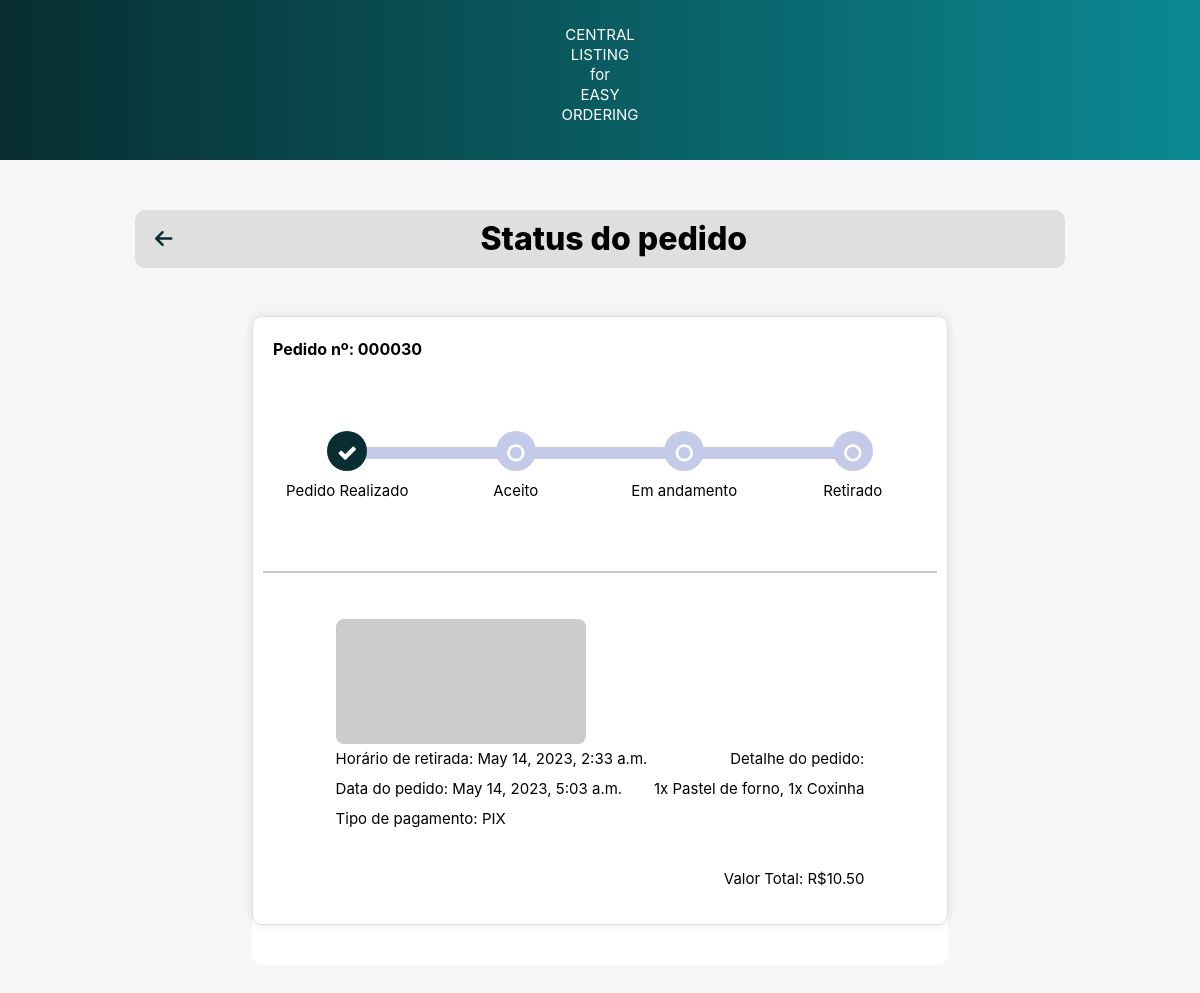
Before: /order_status/ (signed in) with the older database file.
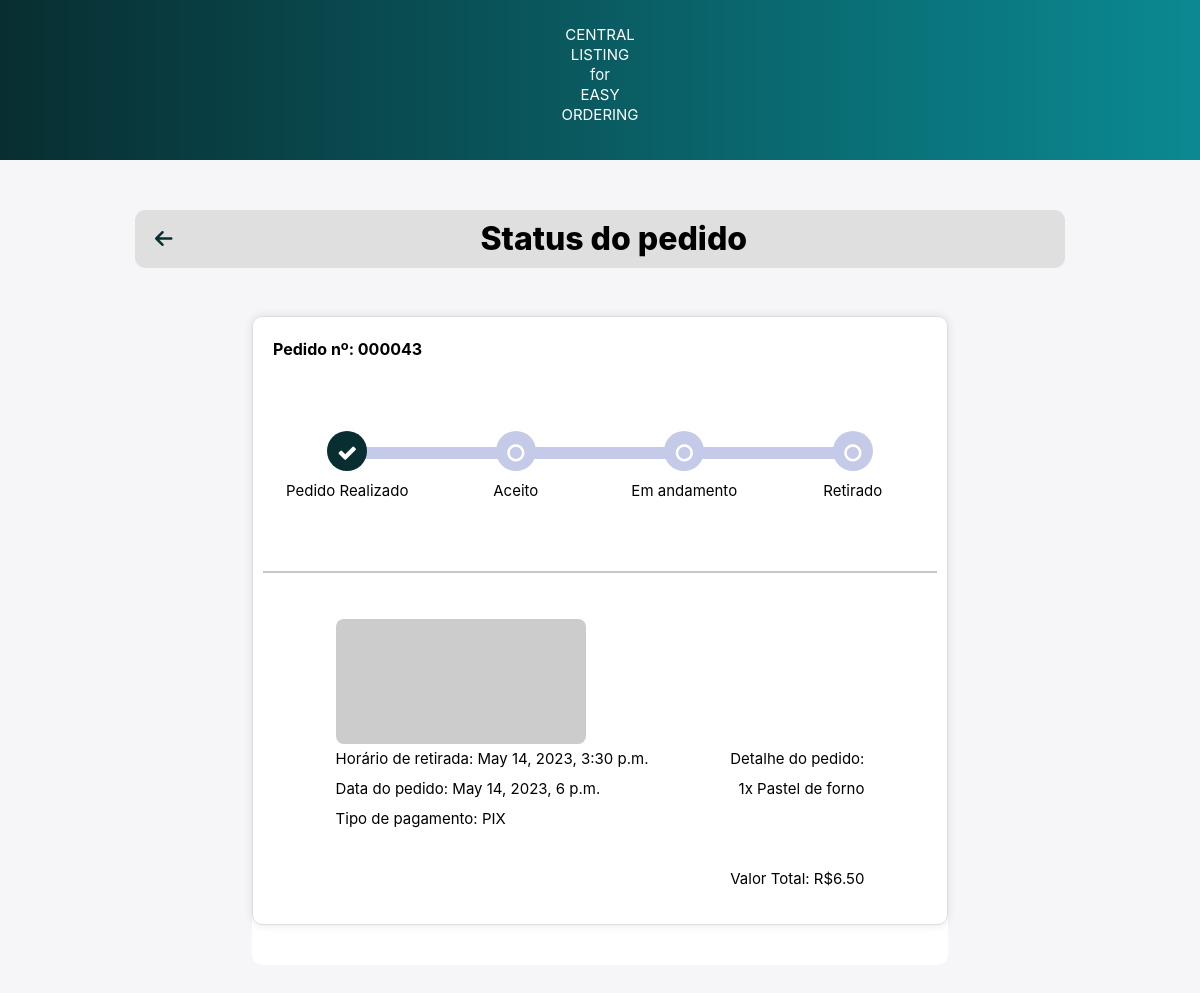
After: the same page with the newer database file.
### main/models.py (models this page shows)
class Order(models.Model):
    user = models.ForeignKey(User, on_delete=models.CASCADE)
    order = models.CharField(max_length=1000)
    order_datetime = models.DateTimeField(auto_now_add=True)
    pickup_time = models.DateTimeField()
    total = models.DecimalField(max_digits=6, decimal_places=2)

### main/views.py (the view)
# urls.py: path('order_status/', views.order_status, name='order_status'),
@login_required(login_url='login')
def order_status(request):
    cart = Cart.objects.filter(user=request.user)
    total = cart.aggregate(total=Sum(F('product__price') * F('quantity')))['total']
    if request.method == 'POST':
        pickup_time = datetime.now() + timedelta(minutes=30)
        order_products = [f"{item.quantity}x {item.product.name}" for item in cart]
        order_summary = ", ".join(order_products)
        order = Order.objects.create(user=request.user, order=order_summary, total=total,
        pickup_time=pickup_time)
        messages.success(request, 'Pedido realizado com sucesso!')
        cart.delete()
    else:
        order = Order.objects.filter(user=request.user).last()
    context = {
        'order': order,
    }
    return render(request, 'order_status.html', context)

### templates/order_status.html (shortened to what this page needs)
{% load static %}
<!DOCTYPE html>
<html>
<head>
    <link rel="stylesheet" href="https://cdnjs.cloudflare.com/ajax/libs/font-awesome/6.4.0/css/all.min.css" />
    <link
    rel="stylesheet"
    href="https://cdn.jsdelivr.net/npm/bootstrap@4.3.1/dist/css/bootstrap.min.css"
  />
  <link
    rel="stylesheet"
    href="https://cdnjs.cloudflare.com/ajax/libs/font-awesome/4.7.0/css/font-awesome.css"
  />
  <link rel="stylesheet" type="text/css" href="{% static './css/order_status.css' %}">
</head>
<body>
  <nav>
          <p>CENTRAL<br>LISTING<br>for<br>EASY<br>ORDERING</p>
  </nav>
    <div class="container">
        <div class="top-bar">
            <a href="{% url 'home' %}" class="back-to-home">
                <i class="fas fa-arrow-left"></i>
            </a>
            <h1 class="top-bar-title">Status do pedido</h1>
        </div>
    </div>
    <div class="container">
    {% if order %}
    <div class="container px-1 px-md-4 py-5 mx-auto">
      <div class="card">
        <div class="timeline-container">
          <div class="order_number_text">
            Pedido nº: 0000{{ order.id }}</p>
          </div>
          <ul id="progressbar" class="text-center">
            <li class="step0">
              <div class="step-container">
                <p class="status-text">Pedido Realizado</p>
              </div>
            </li>
            <li class="step0">
              <div class="step-container">
                <p class="status-text">Aceito</p>
              </div>
            </li>
            <li class="step0">
              <div class="step-container">
                <p class="status-text">Em andamento</p>
              </div>
            </li>
            <li class="step0">
              <div class="step-container">
                <p class="status-text">Retirado</p>
              </div>
            </li>
          </ul>
          <br><br><br><br><br>
          <div class="track-order">
            <hr>
            <div class="row d-flex justify-content-between px-3 top">
              <div class="d-flex">
                <img src="https://placehold.co/600x400?text=product_img" alt="Product Image" style="width:250px;height:125px;">
              </div>
              <div>
                <p>Horário de retirada: {{ order.pickup_time }}</p>
                <p>Data do pedido: {{ order.order_datetime }}</p>
                <p>Tipo de pagamento: PIX</p>
              </div>
              <div class="d-flex flex-column text-sm-right">
                <p>Detalhe do pedido:</p>
                <p>{{order.order}}</p>
                <p><br><br><br>Valor Total: R${{order.total}}</p>
              </div>
            </div>
          </div>
        </div>
      </div>
    </div>
    {% endif %}
</body>
</html>

### static/css/order_status.css (style rules this page uses)
* { box-sizing: border-box; margin: 0; padding: 0; }
nav { background: linear-gradient(90deg, #082E31, #0b8992); padding: 5px; text-align: center; font-size: 15px; width: 100%; color: #fff; margin-bottom: 50px; font-weight: normal; }
.container { width: 80%; margin: 0 auto; position: relative; }
.top-bar { display: flex; align-items: center; padding: 10px 20px; background-color: #dfdfdf; border-radius: 10px; width: 100%; margin: 0 auto; position: relative; }
.top-bar-title { flex-grow: 1; margin: 0; font-size: 32px; text-align: center; }
.back-to-home { color: #082E31; font-size: 20px; margin-right: 10px; }
body { color: #000; overflow-x: hidden; height: 100%; background-color: #f6f5f7; background-repeat: no-repeat; }
.card { z-index: 0; background-color: #fff; padding-bottom: 20px; border-radius: 10px; border: 0px solid rgba(0,0,0,.125); }
.top { padding-top: 30px; padding-left: 13% !important; padding-right: 13% !important; }
#progressbar { margin-bottom: 1px; padding-left: 0; margin-top: 70px; }
#progressbar li { list-style-type: none; font-size: 13px; width: 25%; float: left; position: relative; font-weight: 400; }
#progressbar .step0::before { font-family: FontAwesome; content: '\f10c'; color: #fff; }
#progressbar li::before { width: 40px; height: 40px; line-height: 45px; display: block; font-size: 20px; background: #c5cae9; border-radius: 50%; margin: auto; padding: 0; }
#progressbar li::after { content: ''; width: 100%; height: 12px; background-color: #c5cae9; position: absolute; top: 16px; left: 0; z-index: -1; }
#progressbar li:last-child::after { border-top-right-radius: 10px; border-bottom-right-radius: 10px; position: absolute; left: -50%; }
#progressbar li:nth-child(2)::after, #progressbar li:nth-child(3)::after { left: -50%; }
#progressbar li:first-child::after { border-top-left-radius: 10px; border-bottom-right-radius: 10px; position: absolute; left: 50%; }
#progressbar li.active::before, #progressbar li.active::after { background-color: #082E31; transition: background 1.0s; }
#progressbar li.active::before { font-family: FontAwesome; content: '\f00c'; color: #fff; }
.status-text { text-align: center; margin-top: 10px; }
.step-container { display: flex; flex-direction: column; align-items: center; justify-content: center; }
img { border-radius: 8px; }
.container .card .row { margin-bottom: 20px; }
.container .card .row p { margin: 0; padding: 5px 0; }
.container .card .row .d-flex { flex-direction: column; align-items: flex-start; }
.container .card .row .text-sm-right { align-items: flex-end; }
hr { background-color: #dfdfdf; border-width: 2px; }
.timeline-container { border: 1px solid #ddd; border-radius: 10px; padding: 10px; margin-bottom: 20px; box-shadow: 0px 0px 10px rgba(0,0,0,0.1); }
.track-order { margin-top: 20px; }
h1 { font-weight: bold; font-weight: 800; }
p { font-size: 15px; line-height: 20px; margin: 20px 0 30px; }
.order_number_text { padding-top: 10px; padding-left: 10px; font-size: 16px; font-weight: bolder; }

Changed rows visible on the page:
no longer on this page (row unchanged): Order: id "30", pickup_time "May 14, 2023, 2:33 a.m.", order_datetime "May 14, 2023, 5:03 a.m.", order "1x Pastel de forno, 1x Coxinha", total "10.50"
added Order: id "43", pickup_time "May 14, 2023, 3:30 p.m.", order_datetime "May 14, 2023, 6 p.m.", order "1x Pastel de forno", total "6.50"
